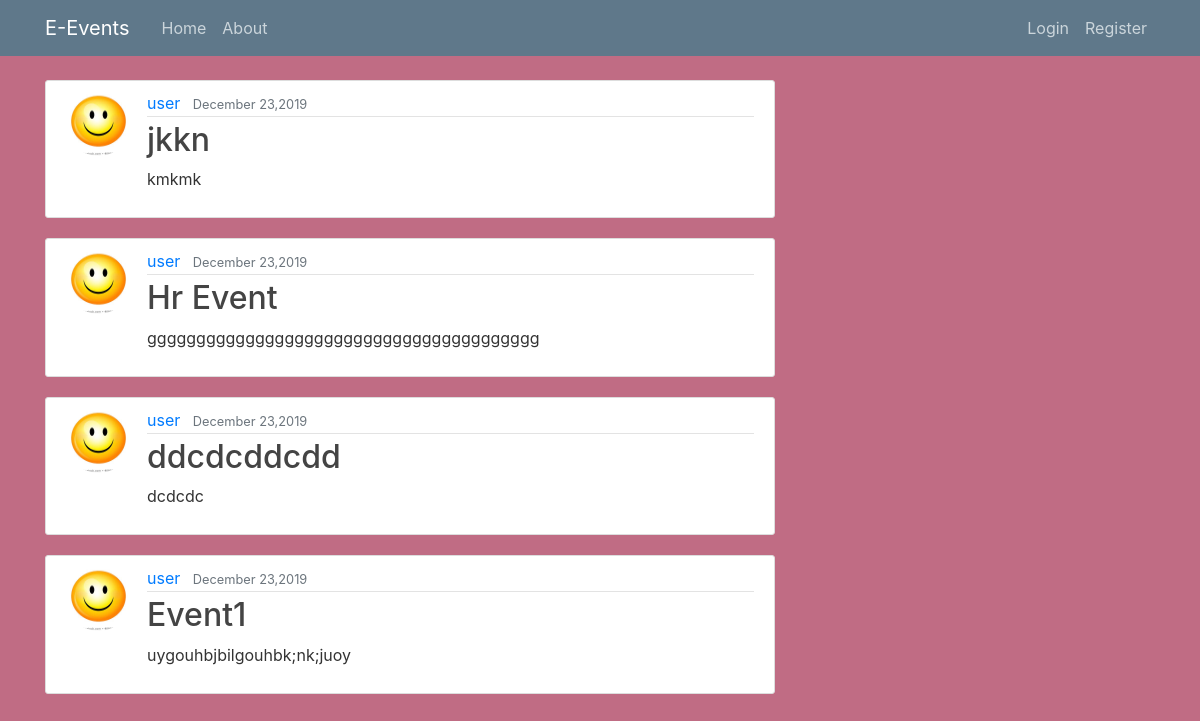
The app's page /, older data.
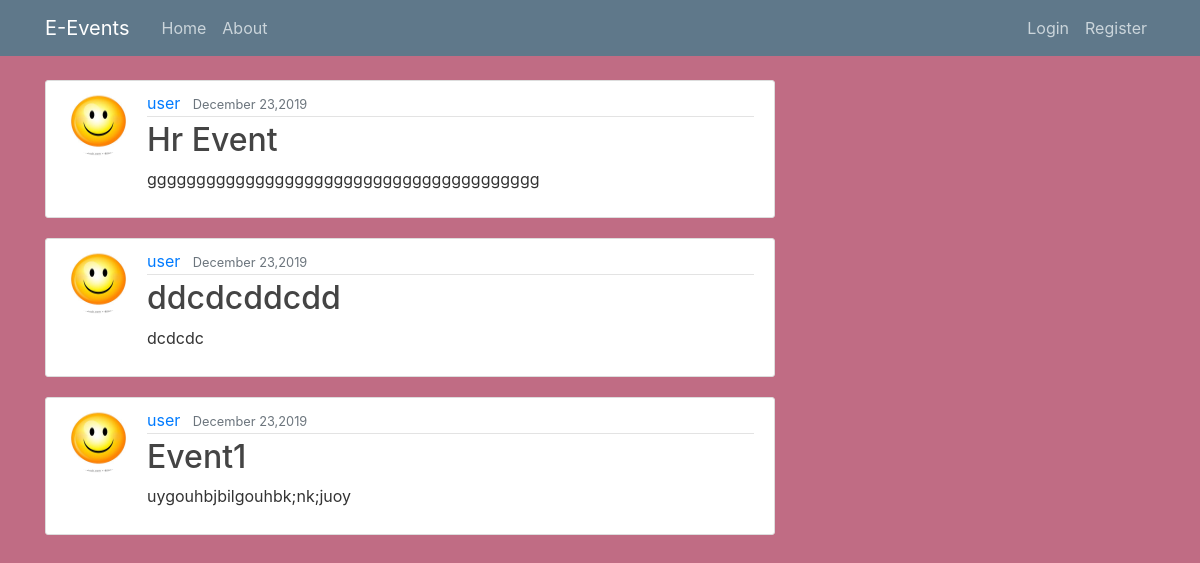
The same page, newer data.
### E_Events/models.py (models this page shows, shortened)
class Post(models.Model):
    title = models.CharField(max_length=100) # title of the post
    content = models.TextField() # content of the post
    date_posted = models.DateTimeField(default=timezone.now) #date of the post
    author = models.ForeignKey(User, on_delete=models.CASCADE) #author of the post

### users/models.py (models this page shows, shortened)
class Profile(models.Model):
    user = models.OneToOneField(User, on_delete=models.CASCADE)
    image = models.ImageField(default='default.jpg',upload_to='profile_pics')

### E_Events/views.py (the view)
# urls.py: path('', PostListView.as_view(), name='events-home'),
class PostListView(ListView):
    model = Post
    template_name = 'E_Events/home.html'  # <app>/<model>_<viewtype>.html
    context_object_name = 'posts' # setting home template as default
    ordering = ['-date_posted'] # will show our post newest to oldest

### E_Events/templates/E_Events/home.html
{% extends "E_Events/base.html" %}
  {% block content %}
    {% for post in posts %}
      <article class="media content-section">
        <img class="rounded-circle article-img" src="{{ post.author.profile.image.url }}">
          <div class="media-body">
            <div class="article-metadata">
              <a class="mr-2" href="#">{{ post.author }}</a>
              <small class="text-muted">{{ post.date_posted|date:"F d,Y" }}</small>
            </div>
            <h2><a class="article-title" href="{% url 'post-detail' post.id %}">{{ post.title }}</a></h2>
            <p class="article-content">{{ post.content }}</p>
          </div>
      </article>
    {% endfor %}
  {% endblock content %}

Row changes from the older to the newer data that the page shows:
removed Post: author.profile.image (placeholder picture), author "user", date_posted "December 23,2019", title "jkkn", content "kmkmk"
